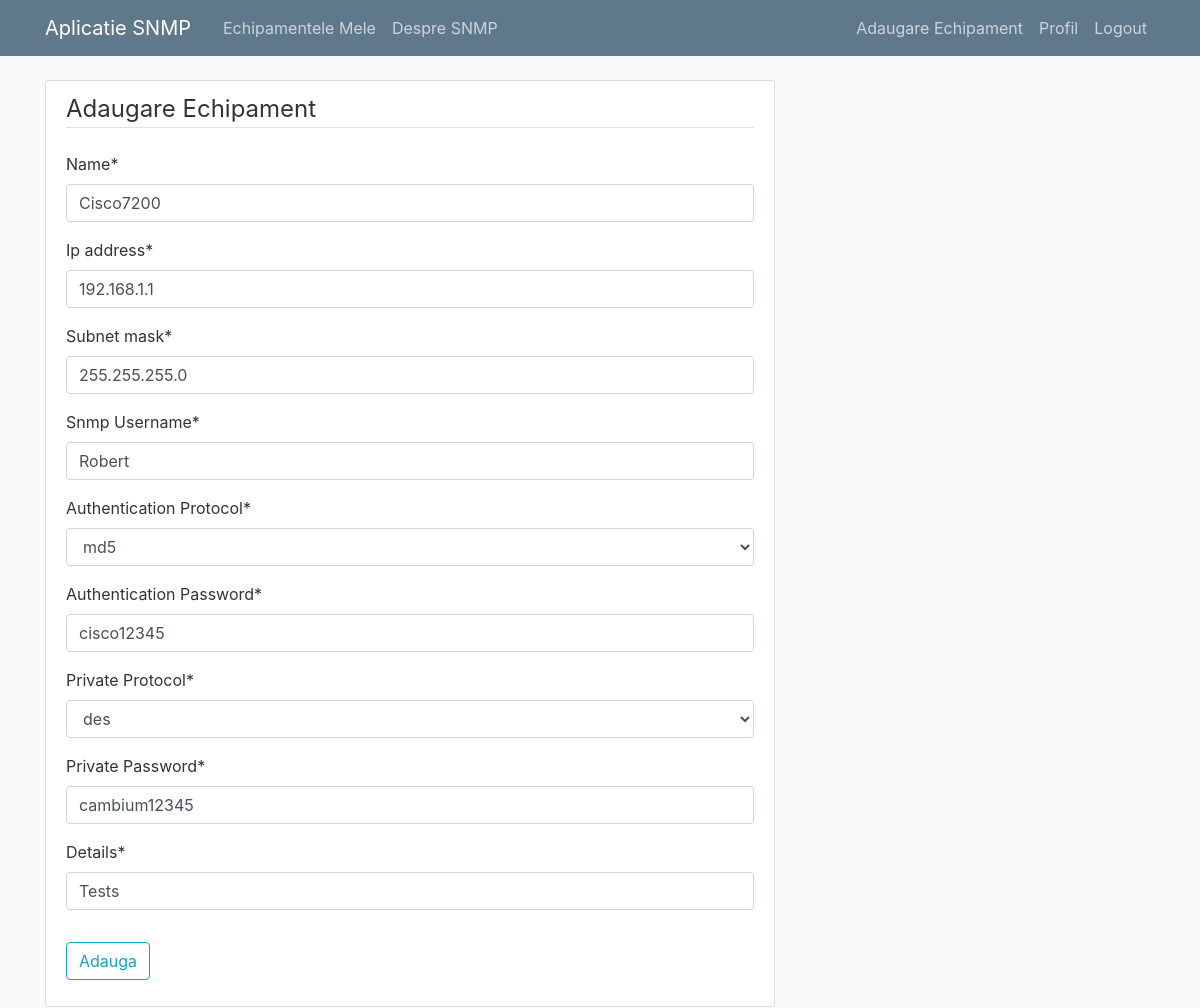
Screenshot of /device/7/update/ (signed in) with the database file from the repository.
### snmp_app/models.py (models this page shows, shortened)
class Device(models.Model):
    authentication_protocol_choices = (('usmHMACMD5AuthProtocol', 'md5'),
                                       ('usmHMACSHAAuthProtocol', 'sha'),
                                       ('usmHMAC128SHA224AuthProtocol','sha 224'),
                                       ('usmHMAC192SHA256AuthProtocol', 'sha 256'),
                                       ('usmHMAC256SHA384AuthProtocol', 'sha 384'),
                                       ('usmHMAC384SHA512AuthProtocol', 'sha 512'),
                                       )
    private_protocol_choces = (('usmDESPrivProtocol', 'des'),
                               ('usm3DESEDEPrivProtocol', '3des'),
                               ('usmAesCfb128Protocol', 'aes 128'),
                               ('usmAesCfb192Protocol', 'aes 192'),
                               ('usmAesCfb256Protocol', 'aes 256'),
                               ('usmNoPrivProtocol', 'no protocol'),
                               )
    name = models.CharField(max_length=50)
    ip_address = models.GenericIPAddressField()
    subnet_mask = models.GenericIPAddressField()
    Snmp_Username = models.CharField(max_length=50)
    Authentication_Protocol = models.CharField(max_length=50, choices=authentication_protocol_choices, default='usmHMACSHAAuthProtocol')
    Authentication_Password = models.CharField(max_length=50)
    Private_Protocol = models.CharField(max_length=50, choices=private_protocol_choces, default='usm3DESEDEPrivProtocol')
    Private_Password = models.CharField(max_length=50)
    Details = models.CharField(max_length=50)
    date_added = models.DateField(default=timezone.now)
    author = models.ForeignKey(User, on_delete=models.CASCADE)

### snmp_app/views.py (the view, shortened to what this page needs)
# urls.py: path('device/<int:pk>/update/', DeviceUpdateView.as_view(), name='device_update'),
class DeviceUpdateView(LoginRequiredMixin, UserPassesTestMixin, UpdateView):
    model = Device
    fields = ['name', 'ip_address', 'subnet_mask', 'Snmp_Username', 'Authentication_Protocol', 'Authentication_Password',
              'Private_Protocol', 'Private_Password', 'Details']
    def test_func(self):
        device = self.get_object()
        if self.request.user == device.author:
            return True
        return False

### snmp_app/templates/snmp_app/device_form.html (shortened to what this page needs)
{% extends "snmp_app/base.html" %}
{% load crispy_forms_tags %}
{% block content %}
        <div class="content-section">
          <form method="POST">
              <fieldset class="form-group">
                  <legend class="border-bottom mb-4">Adaugare Echipament </legend>
                  {{ form|crispy }}
              </fieldset>
              <div class="form-group">
                <button class="btn btn-outline-info" type="submit">Adauga</button>
              </div>
          </form>
        </div>
{% endblock content%}

### snmp_app/static/snmp_app/main.css (style rules this page uses)
body { background: #fafafa; color: #333333; margin-top: 5rem; }
.content-section { background: #ffffff; padding: 10px 20px; border: 1px solid #dddddd; border-radius: 3px; margin-bottom: 20px; }

### rows the page displays
Device: name "Cisco7200", ip_address "192.168.1.1", subnet_mask "255.255.255.0", Snmp_Username "Robert", Authentication_Protocol "md5", Authentication_Password "cisco12345", Private_Protocol "des", Private_Password "cambium12345", Details "Tests"
